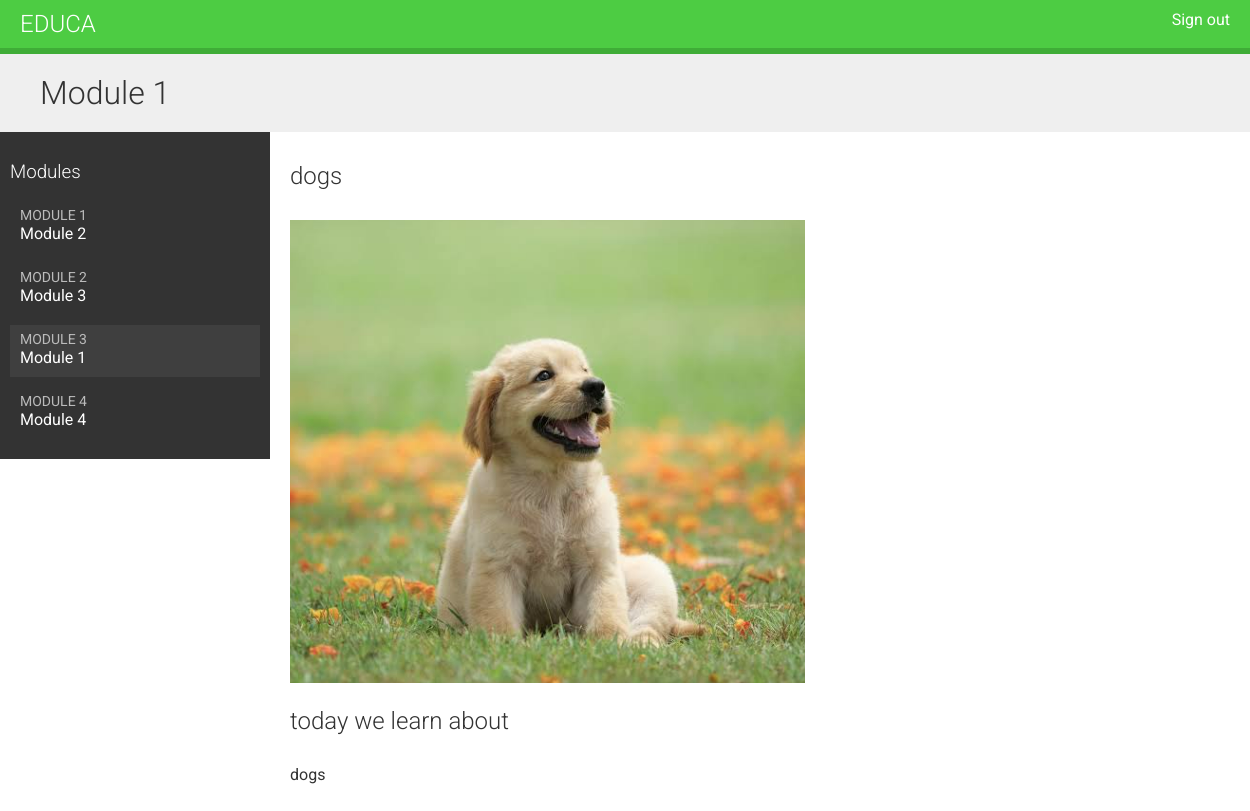
The page /students/course/1/1/ (signed in) on the database its author committed.
### courses/models.py (models this page shows, shortened)
class Module(models.Model):
    course = models.ForeignKey(Course, related_name="modules", on_delete=models.CASCADE)
    title = models.CharField(max_length=200)
    description = models.TextField(blank=True)
    order = OrderField(blank=True, for_fields=["course"])
    class Meta:
        ordering = ["order"]

class Content(models.Model):
    module = models.ForeignKey(
        Module, related_name="contents", on_delete=models.CASCADE
    )
    content_type = models.ForeignKey(
        ContentType,
        on_delete=models.CASCADE,
        limit_choices_to={"model__in": ("text", "video", "image", "file")},
    )
    object_id = models.PositiveIntegerField()
    item = GenericForeignKey("content_type", "object_id")
    order = OrderField(blank=True, for_fields=["module"])
    class Meta:
        ordering = ["order"]

class ItemBase(models.Model):
    owner = models.ForeignKey(
        User, related_name="%(class)s_related", on_delete=models.CASCADE
    )
    title = models.CharField(max_length=250)
    created = models.DateTimeField(auto_now_add=True)
    updated = models.DateTimeField(auto_now=True)
    class Meta:
        abstract = True
    def render(self):
        return render_to_string(
            f"courses/content/{self._meta.model_name}.html", {"item": self}
        )

class Image(ItemBase):
    file = models.FileField(upload_to="images")

class Text(ItemBase):
    content = models.TextField()

### students/views.py (the view)
class StudentCourseDetailView(DetailView):
    model = Course
    template_name = "students/course/detail.html"
    def get_queryset(self):
        qs = super().get_queryset()
        return qs.filter(students__in=[self.request.user])
    def get_context_data(self, **kwargs):
        context = super().get_context_data(**kwargs)
        course = self.get_object()
        if "module_id" in self.kwargs:
            context["module"] = course.modules.get(id=self.kwargs["module_id"])
        else:
            context["module"] = course.modules.all()[0]
        return context

### students/templates/students/course/detail.html (shortened to what this page needs)
{% extends "base.html" %}
{% block content %}
  <h1>
    {{ module.title }}
  </h1>
  <div class="contents">
    <h3>Modules</h3>
    <ul id="modules">
      {% for m in object.modules.all %}
        <li data-id="{{ m.id }}" {% if m == module %}class="selected"{% endif %}>
          <a href="{% url "student_course_detail_module" object.id m.id %}">
            <span>
              Module <span class="order">{{ m.order|add:1 }}</span>
            </span>
            <br>
            {{ m.title }}
          </a>
        </li>
      {% empty %}
        <li>No modules yet.</li>
      {% endfor %}
    </ul>
  </div>
  <div class="module">
  {% for content in module.contents.all %}
    {% with item=content.item %}
      <h2>{{ item.title }}</h2>
      {{ item.render }}
    {% endwith %}
  {% endfor %}
  </div>
{% endblock %}

### courses/templates/courses/content/image.html
<p>
    <img src="{{ item.file.url }}" alt="{{ item.title }}">
</p>

### courses/templates/courses/content/text.html
{{ item.content|linebreaks }}

### courses/static/css/base.css (style rules this page uses)
body { margin:0; font-family:'Roboto', sans-serif; font-weight:400; color:#333; }
a { color:#3fad37; text-decoration:none; }
ul { float:left; }
h1, h2, h3, h4, h5, h6 { font-family:'Roboto', sans-serif; font-weight:300; }
h1 { background:#efefef; width:100%; overflow:auto; padding:20px 0 20px 40px; margin:0; }
.module { padding:10px 20px; float:left; width:600px; }
.module p { margin:10px 0 20px; width:100%; float:left; }
.contents { width:20%; padding:10px; float:left; background:#333; color: #fff; font-family:'Roboto', sans-serif; }
.contents ul { list-style:none; margin:0; padding:0; width:100%; }
.contents ul li { margin:0 0 10px 0; padding:4px 10px 10px; overflow:auto; cursor:move; }
.contents ul li.selected { background:#3f3f3f; }
.contents ul span { text-transform:uppercase; color:#bbb; font-size:14px; }
.contents ul a { display:block; color:#fff; text-decoration:none; }

### rows shown on the page
Module: title "Module 1", order|add "3"
Module: order|add "1", title "Module 2"
Module: order|add "2", title "Module 3"
Module: order|add "4", title "Module 4"
Content: item "dogs", item.file (picture)
Content: item "today we learn about", item.content "dogs"
